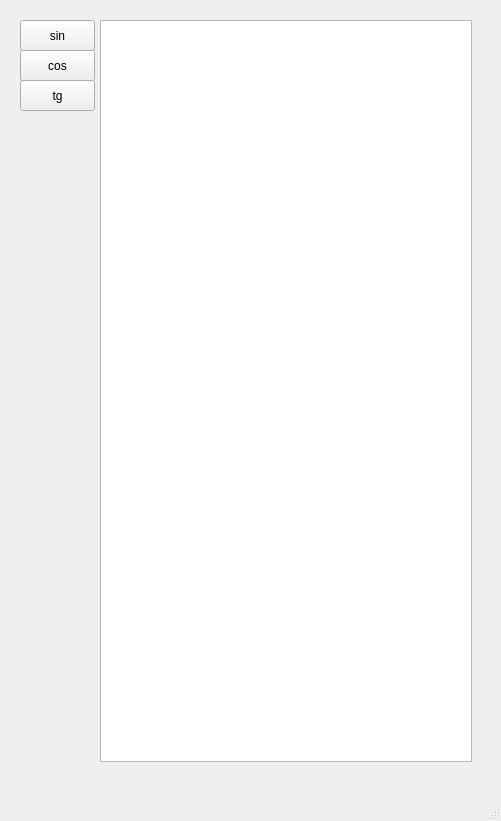
<?xml version="1.0" encoding="UTF-8"?>
<ui version="4.0">
 <class>MainWindow</class>
 <widget class="QMainWindow" name="MainWindow">
  <property name="geometry">
   <rect>
    <x>0</x>
    <y>0</y>
    <width>501</width>
    <height>821</height>
   </rect>
  </property>
  <property name="windowTitle">
   <string>MainWindow</string>
  </property>
  <widget class="QWidget" name="centralwidget">
   <widget class="QTableWidget" name="tableWidget">
    <property name="geometry">
     <rect>
      <x>100</x>
      <y>20</y>
      <width>372</width>
      <height>742</height>
     </rect>
    </property>
   </widget>
   <widget class="QPushButton" name="sinButton">
    <property name="geometry">
     <rect>
      <x>20</x>
      <y>20</y>
      <width>75</width>
      <height>31</height>
     </rect>
    </property>
    <property name="text">
     <string>sin</string>
    </property>
   </widget>
   <widget class="QPushButton" name="cosButton">
    <property name="geometry">
     <rect>
      <x>20</x>
      <y>50</y>
      <width>75</width>
      <height>31</height>
     </rect>
    </property>
    <property name="text">
     <string>cos</string>
    </property>
   </widget>
   <widget class="QPushButton" name="tgButton">
    <property name="geometry">
     <rect>
      <x>20</x>
      <y>80</y>
      <width>75</width>
      <height>31</height>
     </rect>
    </property>
    <property name="text">
     <string>tg</string>
    </property>
   </widget>
  </widget>
  <widget class="QMenuBar" name="menubar">
   <property name="geometry">
    <rect>
     <x>0</x>
     <y>0</y>
     <width>501</width>
     <height>21</height>
    </rect>
   </property>
  </widget>
  <widget class="QStatusBar" name="statusbar"/>
 </widget>
 <resources/>
 <connections/>
</ui>
